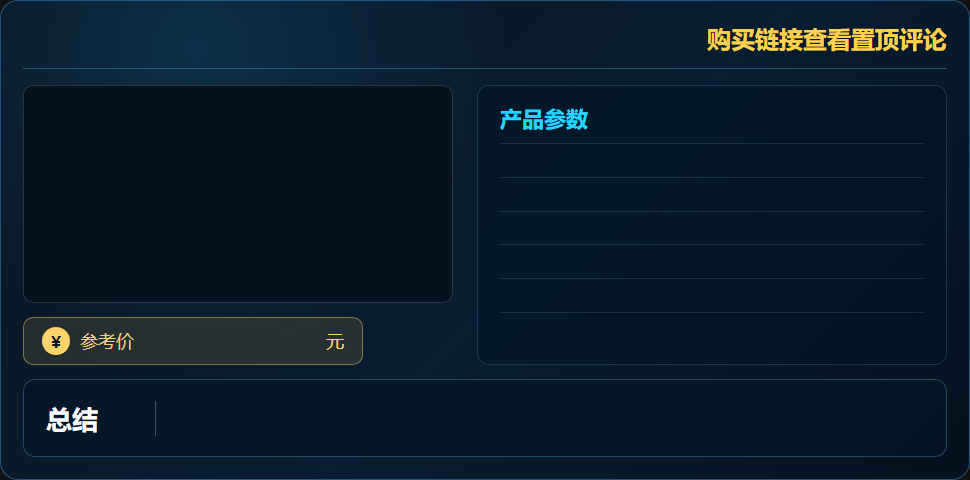
#> input picture data/tmp_jianying_probe/rongrong2-html-render/rongrong2-template2-970x480.png, 970 x 480 px, found by its file name
$ python run_rongrong2_position_probe.py
#> lines starting #> are read from the running program, lines starting #| are printed output that depends on the picture
#> (the call stopped at in render_html_to_png, `with sync_playwright() as p:`: playwright is not available in this run)
"""荣荣-模板2 probe：渲染 HTML → 拼画布 → 写 manifest → 跑生成器。"""
import json
import os
import subprocess
import sys
from pathlib import Path

from PIL import Image
from playwright.sync_api import sync_playwright

REPO_ROOT = Path(r"G:\workspace\PC-Bilibili-workflow-sql")
sys.path.insert(0, str(REPO_ROOT))

from bworkflow_sql.template_config import get_template_slot

PROBE_DIR = REPO_ROOT / "data" / "tmp_jianying_probe"
ASSET_DIR = PROBE_DIR / "rongrong2-position-assets"
ASSET_DIR.mkdir(parents=True, exist_ok=True)

HTML_PATH = r"G:\workspace\bilibili-newTools-next-master\templates\image-templates\rongrong2.html"
HTML_PNG = PROBE_DIR / "rongrong2-html-render" / "rongrong2-template2-970x480.png"
HTML_PNG.parent.mkdir(parents=True, exist_ok=True)
CANVAS_PNG = ASSET_DIR / "rongrong2-template2-canvas-1920x1080.png"
MANIFEST = PROBE_DIR / "rongrong2-short-position-test.manifest.json"
DRAFT_NAME = "荣荣-模板2-单条位置测试"

ENGINE_DIR = REPO_ROOT / "scripts" / "jianying_engine"
ENGINE_PYTHON = ENGINE_DIR / ".venv" / "Scripts" / "python.exe"
LEGACY_PYTHON = Path.home() / ".codex" / "skills" / "b-workflow" / ".venv" / "Scripts" / "python.exe"
VENV_PYTHON = ENGINE_PYTHON if ENGINE_PYTHON.exists() else LEGACY_PYTHON
GENERATOR = ENGINE_DIR / "generate_jianying_draft.py"
DRAFT_ROOT = Path(r"E:\剪辑-剪映\草稿\JianyingPro Drafts")
DISPLAY_VIDEO = PROBE_DIR / "xiaowai2-slot-test.mp4"
AUDIO_PATH = ASSET_DIR / "position-probe-4s.wav"


def render_html_to_png() -> None:
    """用 playwright 把 rongrong2.html 渲染成 970x480 PNG。"""
    url = "file:///" + HTML_PATH.replace("\\", "/")
    with sync_playwright() as p:
        browser = p.chromium.launch()
        page = browser.new_page(viewport={"width": 970, "height": 480}, device_scale_factor=1)
        page.goto(url)
        page.wait_for_load_state("networkidle")
        # 取 .tpl-root 元素截屏（精确 970x480）
        root = page.locator(".tpl-root").first
        root.screenshot(path=str(HTML_PNG))
        browser.close()
    print(f"rendered: {HTML_PNG} ({HTML_PNG.stat().st_size} bytes)")


def build_canvas() -> None:
    """把 970x480 PNG 拼到 1920x1080 画布的顶部 960。"""
    with Image.open(HTML_PNG) as image:
#> image is the input picture: PIL image 970x480 RGB; mean R, G, B 10, 28.2, 43.6
        image = image.convert("RGB")
        resized = image.resize((1920, 960), Image.Resampling.LANCZOS)
    canvas = Image.new("RGB", (1920, 1080), (8, 10, 14))
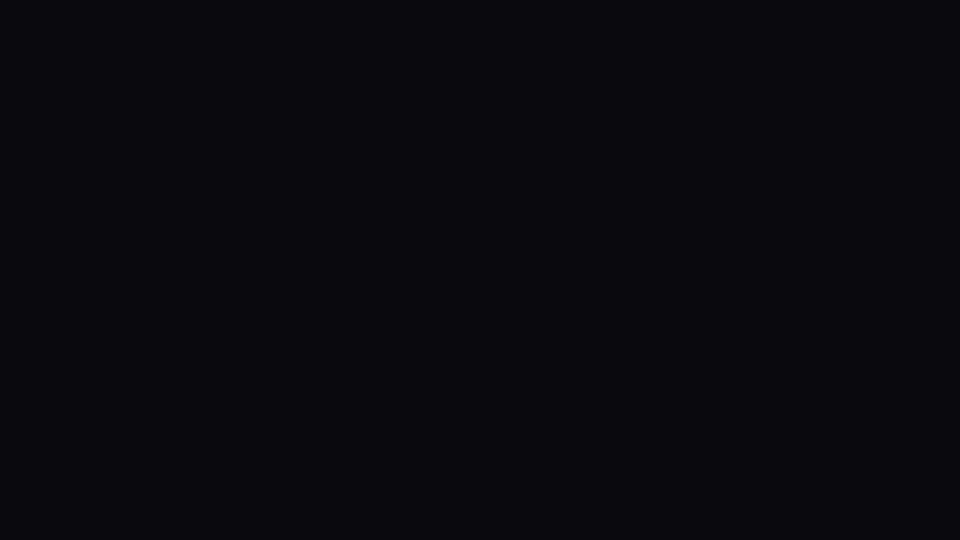
#> canvas: PIL image 1920x1080 RGB (shown at 1/2 size); mean R, G, B 8, 10, 14
    canvas.paste(resized, (0, 0))
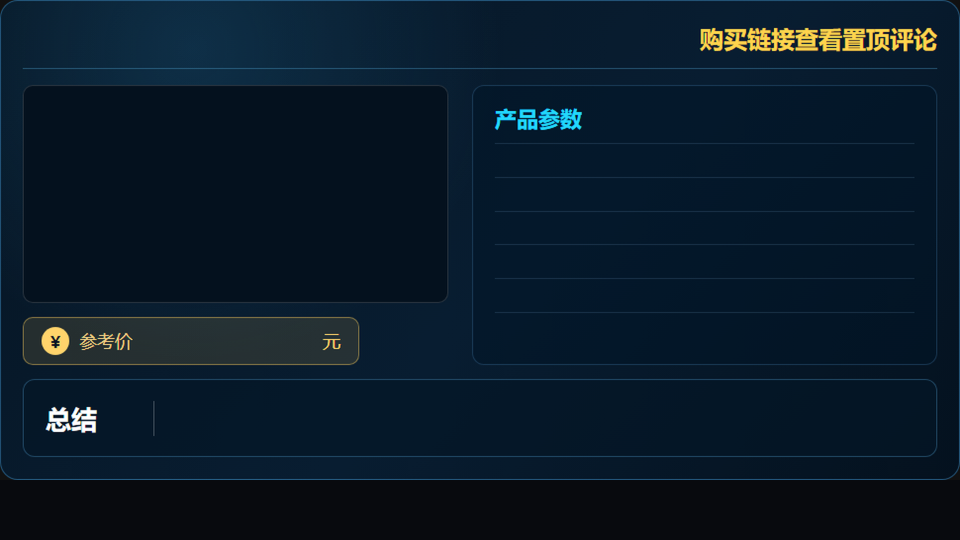
#> canvas: PIL image 1920x1080 RGB (shown at 1/2 size); mean R, G, B 9.7, 26.2, 40.3
    canvas.save(CANVAS_PNG)
#> (the run stopped early here; a loop or call above may not have finished)
